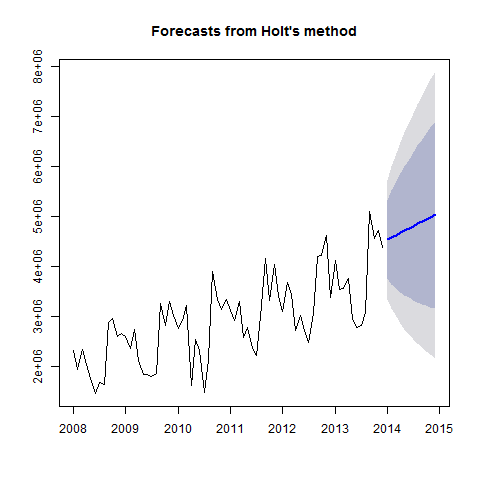

This figure's R source:
#Creates Model_holt_1 plot

png("Plots/Model_holt_1_plot.png")
plot(Model_holt_1)
dev.off()